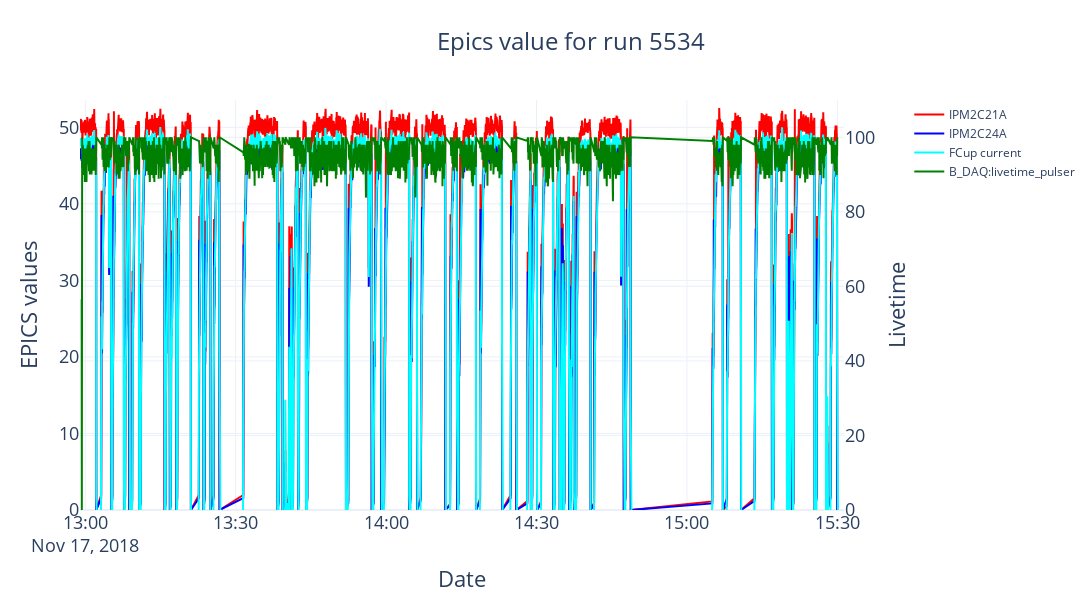

Here is the notebook cell this chart was saved with:
### Code cell
max_y_epics = np.max( [ipm2c21a["value"].max(), ipm2c24a["value"].max()])
fig = make_subplots(specs=[[{"secondary_y": True}]])
fig.update_layout(height=600, width=1200, 
                  title=go.layout.Title(text=f"Epics value for run {data.All_Runs.iloc[i_run].name}", xanchor="left", x=0.4),
                  titlefont=dict(size=24),)
plot_trace(ipm2c21a, name="IPM2C21A",color="red")
plot_trace(ipm2c24a,name="IPM2C24A",color="blue")
plot_trace(fcup_current,name="FCup current",color="aqua")
plot_trace(livetime_pulser,"B_DAQ:livetime_pulser",color="green", secondary_y=True)
plot_trace(livetime,"B_DAQ:livetime",color="limegreen", secondary_y=True)
fig.update_xaxes(title_text="Date", titlefont=dict(size=22), tickfont=dict(size=18))
fig.update_yaxes(title_text="EPICS values", titlefont=dict(size=22),range=[0., max_y_epics*1.02], tickfont=dict(size=18))
fig.update_yaxes(title_text="Livetime", titlefont=dict(size=22),range=[0., 110.], tickfont=dict(size=18), secondary_y=True)
fig.show()

### Figure 1 — Plotly figure (JSON) as saved in the notebook; plotly's stock layout.template omitted (floating-point values rounded to 4 significant figures; data arrays with more than 128 entries replaced by an {"elided": "..."} marker saying what was removed)
{"data": [{"line": {"color": "red"}, "name": "IPM2C21A", "type": "scatter", "x": {"elided": "6012 str values"}, "xaxis": "x", "y": {"elided": "6012 float values"}, "yaxis": "y"}, {"line": {"color": "blue"}, "name": "IPM2C24A", "type": "scatter", "x": {"elided": "5982 str values"}, "xaxis": "x", "y": {"elided": "5982 float values"}, "yaxis": "y"}, {"line": {"color": "aqua"}, "name": "FCup current", "type": "scatter", "x": {"elided": "4230 str values"}, "xaxis": "x", "y": {"elided": "4230 float values"}, "yaxis": "y"}, {"line": {"color": "green"}, "name": "B_DAQ:livetime_pulser", "type": "scatter", "x": {"elided": "2737 str values"}, "xaxis": "x", "y": {"elided": "2737 float values"}, "yaxis": "y2"}], "layout": {"height": 600, "title": {"font": {"size": 24}, "text": "Epics value for run 5534", "x": 0.4, "xanchor": "left"}, "width": 1200, "xaxis": {"anchor": "y", "autorange": true, "domain": [0, 0.94], "range": ["2018-11-17 12:58:57.003", "2018-11-17 15:31:22.466"], "tickfont": {"size": 18}, "title": {"font": {"size": 22}, "text": "Date"}, "type": "date"}, "yaxis": {"anchor": "x", "domain": [0, 1], "range": [0, 53.57], "tickfont": {"size": 18}, "title": {"font": {"size": 22}, "text": "EPICS values"}, "type": "linear"}, "yaxis2": {"anchor": "x", "overlaying": "y", "range": [0, 110], "side": "right", "tickfont": {"size": 18}, "title": {"font": {"size": 22}, "text": "Livetime"}, "type": "linear"}}}
